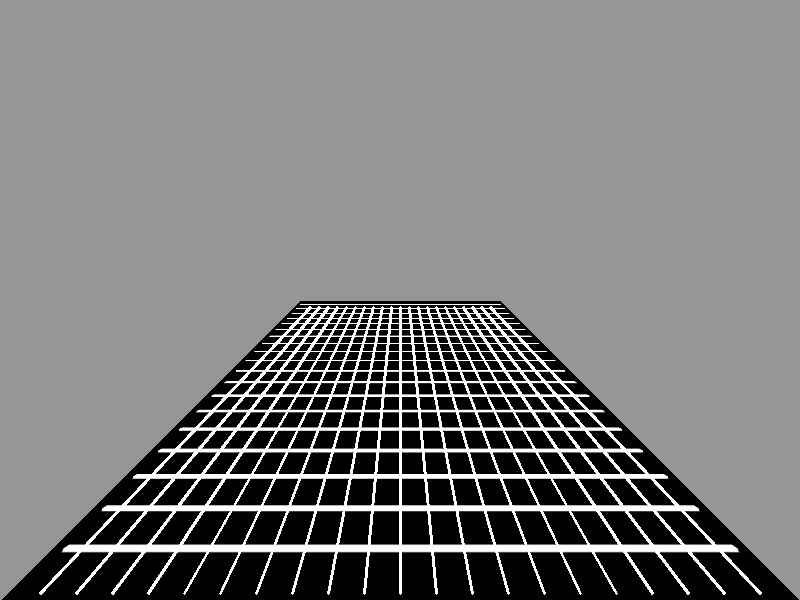
#> input picture Computer_Vision_for_Autonomous_Robot_Navigation/user_task/result.jpg, 800 x 600 px; its folder holds 4 pictures in this run
$ python calculate_angle.py
#> lines starting #> are read from the running program, lines starting #| are printed output that depends on the picture
import cv2
import numpy as np
import math
import pandas as pd

# Глобальные переменные для хранения точек
points = []
image = None
image_copy = None
dst = None

# Фиксированные точки (можно изменить)
FIXED_POINT1 = (400, 600)  # (x, y)
FIXED_POINT2 = (400, 0)  # (x, y)


def apply_perspective_transform(image)-> np.ndarray:
    """
    Применяет перспективное преобразование к изображению,
    преобразуя трапециевидную область в прямоугольную.

    Параметры:
        image (np.ndarray): Исходное изображение (BGR или Grayscale).

    Возвращает:
        np.ndarray: Изображение после перспективного преобразования.
    """


    NEW_SIZE_X = 800
    NEW_SIZE_Y = 600

    pts2 = np.float32([[0,0],
                    [NEW_SIZE_X,0],
                    [0,NEW_SIZE_Y],
                    [NEW_SIZE_X,NEW_SIZE_Y]
                    ])     # координаты прошлых точек на новом изображении после трансформации


    trapezoid_points =  [[310, 300], [490, 300], [0, NEW_SIZE_Y], [NEW_SIZE_X, NEW_SIZE_Y]]
    pts1 = np.float32(trapezoid_points)

    # Получаем матрицу перспективного преобразования
    perspective_matrix = cv2.getPerspectiveTransform(pts1, pts2)

    # Применяем преобразование
    warped_image = cv2.warpPerspective(image, perspective_matrix, (NEW_SIZE_X, NEW_SIZE_Y))

    return warped_image


# [79 lines left out: functions calculate_angle, extract_object_list, mouse_callback, not called in this run]


def main():
    global image, image_copy, dst, points

    # Загрузка данных (ваша реализация)
    MAIN_DIR = "Computer_Vision_for_Autonomous_Robot_Navigation/user_task/"
    data = pd.read_csv(MAIN_DIR + "annotations.csv", sep=';')
#> (reads Computer_Vision_for_Autonomous_Robot_Navigation/user_task/annotations.csv from the repository)

    for row in data.itertuples():
        # image = cv2.imread(MAIN_DIR + row[1])

        image = cv2.imread("result.jpg")
#> image is the input picture: shape (600, 800, 3); min 0, max 255, mean 123.5
        if image is None:
            print(f"Ошибка загрузки: {row[1]}")
            continue

        dst = apply_perspective_transform(image)
#> in apply_perspective_transform, `warped_image = cv2.warpPerspective(image, perspective_matrix, (NEW_SIZ..`:
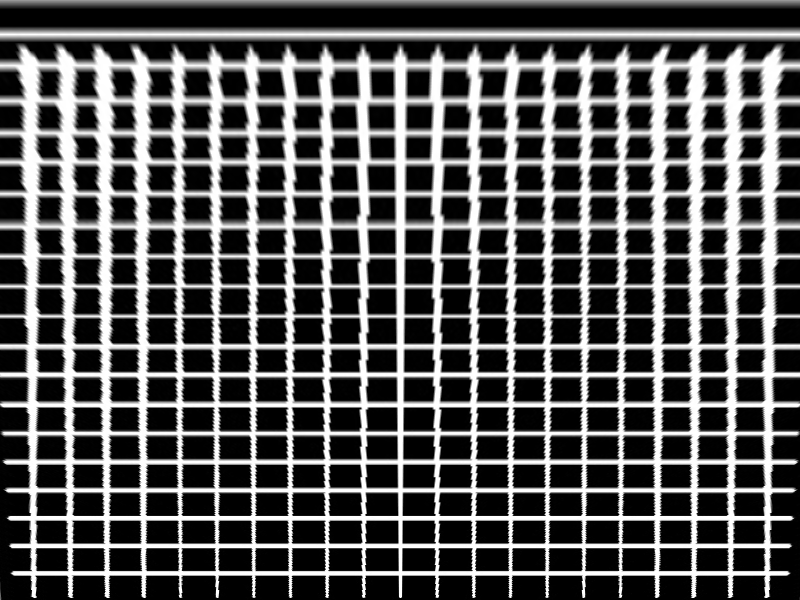
#> warped_image: shape (600, 800, 3); min 0, max 255, mean 87.3
        image_copy = dst.copy()
        points = []  # Сброс точек для нового изображения

        cv2.namedWindow("Image")
        cv2.setMouseCallback("Image", mouse_callback)

        print("Кликните по изображению чтобы отметить точку, 'q' - выход, 'n' - следующее изображение")


        # true_obj_list = extract_object_list(row)
        # print(true_obj_list)

        while True:
            cv2.imshow("Image", dst)
            cv2.imshow("input", image)

            key = cv2.waitKey(1)
#> (key q is pressed here)

            if key == ord('r'):  # Сброс
                points = []
                dst = image_copy.copy()


            elif key == ord('q'):  # Выход
                cv2.destroyAllWindows()
                return

            elif key == ord('n'):  # Следующее изображение
                break


        cv2.destroyWindow("Image")


if __name__ == "__main__":
    main()
